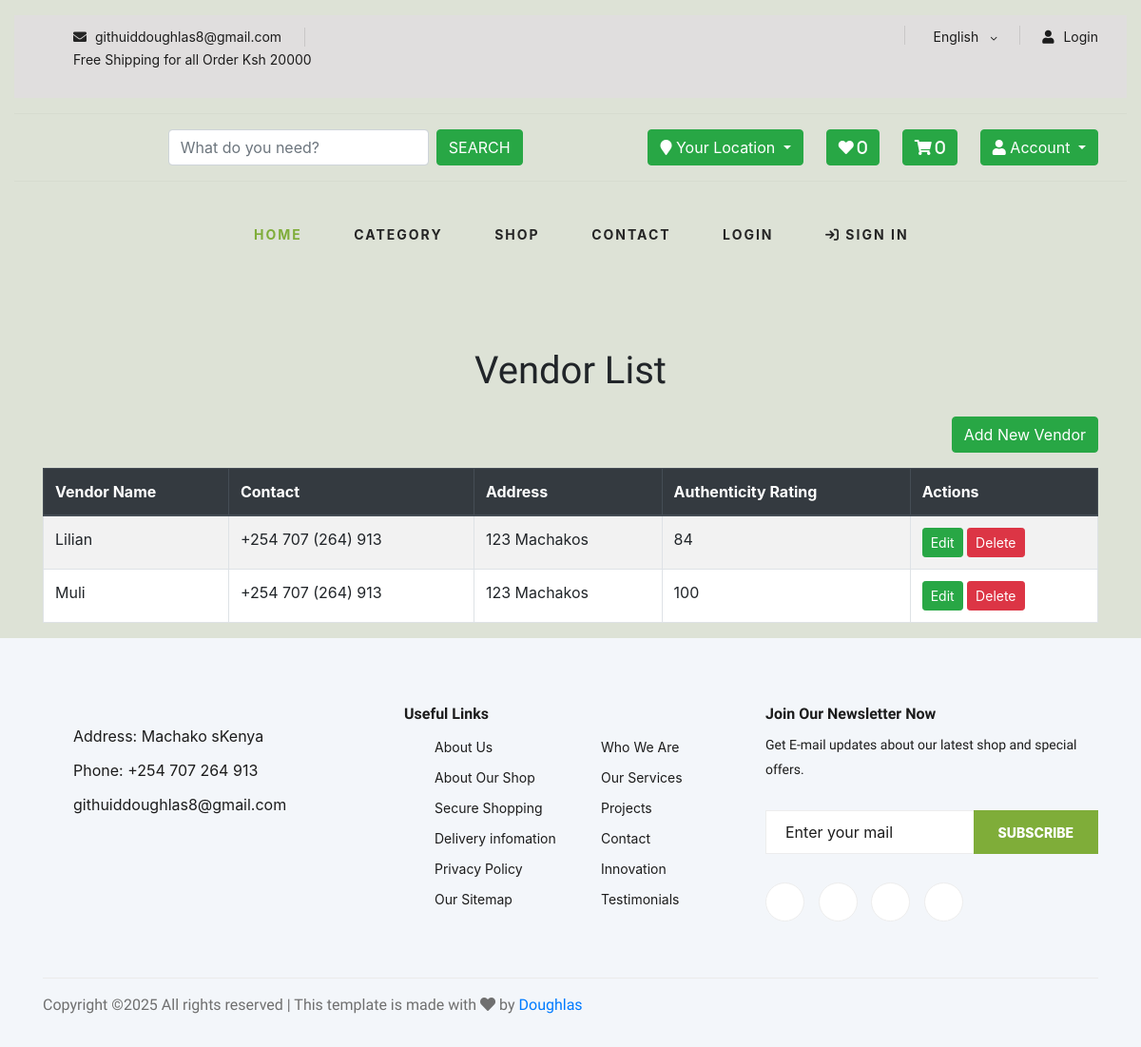
/vendors/, run on an earlier commit of the app's database.
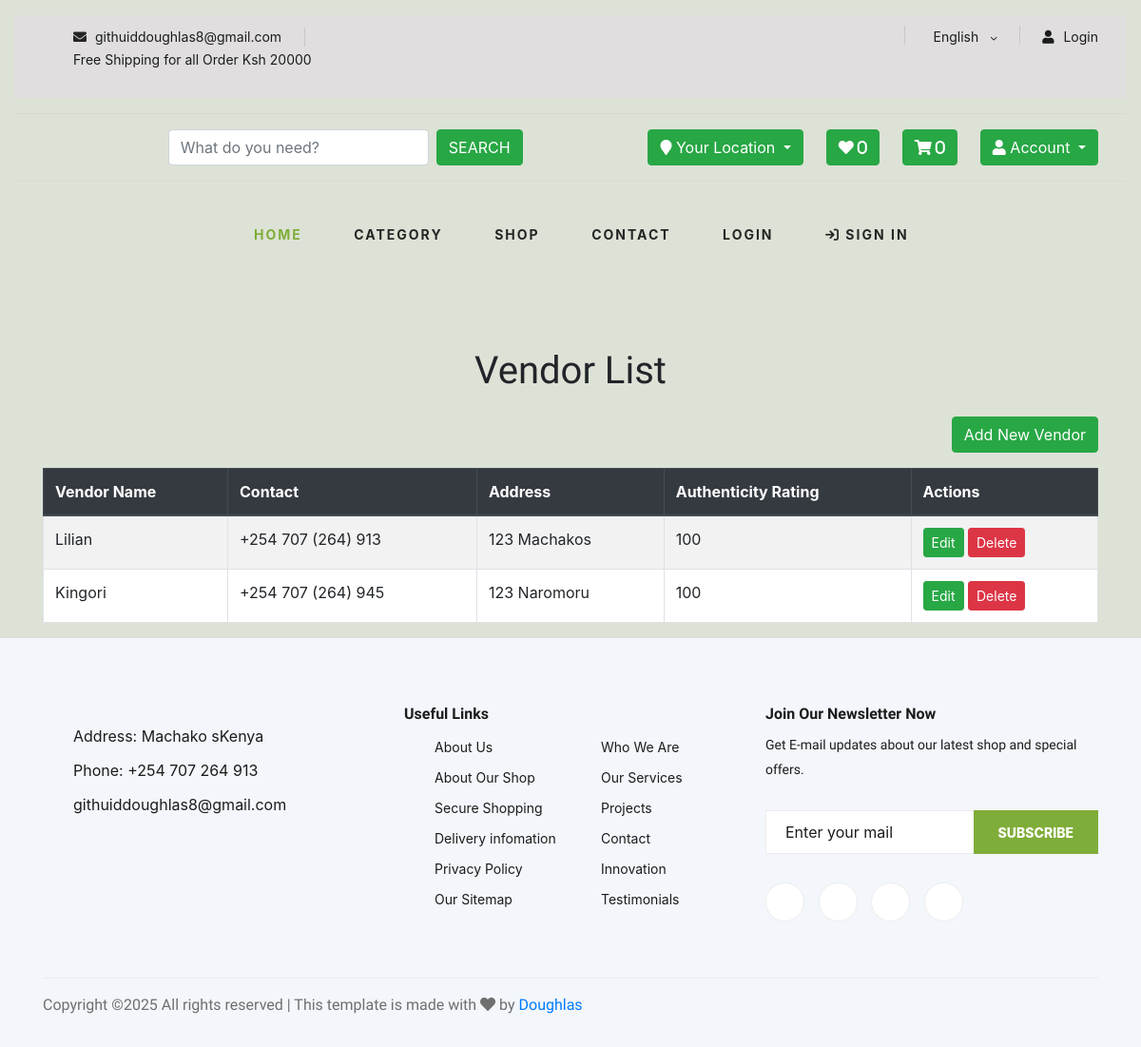
And on a later commit of the database.
### core/models.py (models this page shows, shortened)
class Vendors(models.Model):
    vid = ShortUUIDField(unique =True, length =10, max_length=30, alphabet ="abcdefgh12345")
    title = models.CharField(max_length=100)
    image = models.ImageField(upload_to=user_directory_path, default="category.png")
    cover_image = models.ImageField(upload_to=user_directory_path, default="category.png")
    description = RichTextUploadingField(null=True, blank =True)
    address = models.TextField(max_length=100, default= "123 Machakos")
    contact = models.TextField(max_length=100, default= "+254 707 (264) 913")
    chat_resp_time = models.TextField(max_length=100, default="100")
    shipping_on_time = models.TextField(max_length=100, default="100")
    authentic_rating = models.CharField(max_length=100, default="100")
    days_return = models.CharField(max_length=100, default="100")
    warranty_period = models.CharField(max_length=100, default="100")
    user = models.ForeignKey(User, on_delete=models.CASCADE)
    date = models.DateTimeField(auto_now_add=True, null=True, blank=True)
    class meta :
        verbose_name_plural = "Vendors"

### core/views.py (the view)
# urls.py: path('vendors/', VendorListView.as_view(), name='vendor-list'),  # Display a list of vendors
class VendorListView(ListView):
    model = Vendors
    template_name = 'vendor_list.html'
    context_object_name = 'vendors'

### core/context_processor.py (called while the page is built)
def default(request):
    categories = Category.objects.all()
    vendors = Vendors.objects.all()
    wishlist_count = 0
    if request.user.is_authenticated:
        try:
            wishlist_count = Wishlist.objects.filter(user=request.user).count()
        except Exception as e:
            print(f"Error fetching wishlist: {e}")
            messages.warning(request, "There was an issue retrieving your wishlist.")
    if request.user.is_authenticated:
        address = Address.objects.filter(user=request.user).first()  # Returns None if not found
    else:
        address = None  # No address for unauthenticated users
    return {
        'categories': categories,
        'wishlist_count': wishlist_count,  # Use a proper count
        'address': address,
        'vendors': vendors,
    }

### templates/vendor_list.html (shortened to what this page needs)
{% extends 'partials/base.html' %}
{% block content %}
<div class="container mt-5">
    <h1 class="text-center mb-4">Vendor List</h1>
    <div class="mb-3 text-end">
        <a href="{% url 'core:add-vendor' %}" class="btn btn-success">Add New Vendor</a>
    </div>
    <table class="table table-striped table-bordered">
        <thead class="thead-dark">
            <tr>
                <th>Vendor Name</th>
                <th>Contact</th>
                <th>Address</th>
                <th>Authenticity Rating</th>
                <th>Actions</th>
            </tr>
        </thead>
        <tbody>
            {% for vendor in vendors %}
            <tr>
                <td>{{ vendor.title }}</td>
                <td>{{ vendor.contact }}</td>
                <td>{{ vendor.address }}</td>
                <td>{{ vendor.authentic_rating }}</td>
                <td>
                    <a href="{% url 'core:edit-vendor' vendor.pk %}" class="btn btn-success btn-sm">Edit</a>
                    <a href="{% url 'core:delete-vendor' vendor.pk %}" class="btn btn-danger btn-sm">Delete</a>
                </td>
            </tr>
            {% empty %}
            <tr>
                <td colspan="5" class="text-center">No vendors found.</td>
            </tr>
            {% endfor %}
        </tbody>
    </table>
</div>
{% endblock %}

What changed in the data, as far as the page shows it:
removed Vendors: title "Muli", contact "+254 707 (264) 913", address "123 Machakos", authentic_rating "100"
changed Vendors "Lilian": authentic_rating "84" → "100"
added Vendors: title "Kingori", contact "+254 707 (264) 945", address "123 Naromoru", authentic_rating "100"
